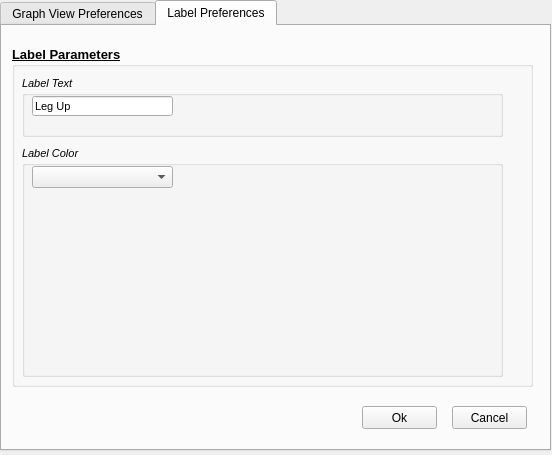
<?xml version="1.0" encoding="UTF-8"?>
<ui version="4.0">
 <class>SetupWindow</class>
 <widget class="QDialog" name="SetupWindow">
  <property name="geometry">
   <rect>
    <x>0</x>
    <y>0</y>
    <width>552</width>
    <height>455</height>
   </rect>
  </property>
  <property name="windowTitle">
   <string>Setup</string>
  </property>
  <widget class="QTabWidget" name="preferencesTabWidget">
   <property name="geometry">
    <rect>
     <x>0</x>
     <y>0</y>
     <width>551</width>
     <height>451</height>
    </rect>
   </property>
   <property name="currentIndex">
    <number>1</number>
   </property>
   <widget class="QWidget" name="graphViewPreferenceTab">
    <property name="font">
     <font>
      <weight>50</weight>
      <bold>false</bold>
     </font>
    </property>
    <attribute name="title">
     <string>Graph View Preferences</string>
    </attribute>
    <widget class="QPushButton" name="defaultGraphViewButton">
     <property name="geometry">
      <rect>
       <x>20</x>
       <y>380</y>
       <width>141</width>
       <height>23</height>
      </rect>
     </property>
     <property name="text">
      <string>Reset Graph View Settings</string>
     </property>
    </widget>
    <widget class="QGroupBox" name="graphArrowMovementScaleGroupBox">
     <property name="geometry">
      <rect>
       <x>10</x>
       <y>10</y>
       <width>521</width>
       <height>51</height>
      </rect>
     </property>
     <property name="font">
      <font>
       <pointsize>10</pointsize>
       <weight>75</weight>
       <bold>true</bold>
       <underline>true</underline>
      </font>
     </property>
     <property name="title">
      <string>Graph Arrow Movement Scale</string>
     </property>
     <widget class="QSlider" name="arrowMSHorizontalSlider">
      <property name="geometry">
       <rect>
        <x>60</x>
        <y>20</y>
        <width>451</width>
        <height>22</height>
       </rect>
      </property>
      <property name="inputMethodHints">
       <set>Qt::ImhNone</set>
      </property>
      <property name="minimum">
       <number>1</number>
      </property>
      <property name="maximum">
       <number>10</number>
      </property>
      <property name="pageStep">
       <number>1</number>
      </property>
      <property name="value">
       <number>5</number>
      </property>
      <property name="sliderPosition">
       <number>5</number>
      </property>
      <property name="orientation">
       <enum>Qt::Horizontal</enum>
      </property>
      <property name="tickPosition">
       <enum>QSlider::TicksBelow</enum>
      </property>
      <property name="tickInterval">
       <number>1</number>
      </property>
     </widget>
     <widget class="QSpinBox" name="arrowMSSpinBox">
      <property name="geometry">
       <rect>
        <x>10</x>
        <y>20</y>
        <width>42</width>
        <height>22</height>
       </rect>
      </property>
      <property name="font">
       <font>
        <pointsize>8</pointsize>
        <weight>50</weight>
        <bold>false</bold>
        <underline>false</underline>
       </font>
      </property>
      <property name="minimum">
       <number>1</number>
      </property>
      <property name="maximum">
       <number>10</number>
      </property>
      <property name="value">
       <number>5</number>
      </property>
     </widget>
    </widget>
    <widget class="QGroupBox" name="graphViewGroupBox">
     <property name="geometry">
      <rect>
       <x>10</x>
       <y>80</y>
       <width>521</width>
       <height>281</height>
      </rect>
     </property>
     <property name="font">
      <font>
       <pointsize>10</pointsize>
       <weight>75</weight>
       <bold>true</bold>
       <underline>true</underline>
      </font>
     </property>
     <property name="title">
      <string>Graph View Parameters</string>
     </property>
     <widget class="QGroupBox" name="xAxisGroupBox">
      <property name="geometry">
       <rect>
        <x>10</x>
        <y>30</y>
        <width>501</width>
        <height>81</height>
       </rect>
      </property>
      <property name="font">
       <font>
        <pointsize>8</pointsize>
        <weight>50</weight>
        <italic>true</italic>
        <bold>false</bold>
        <underline>false</underline>
       </font>
      </property>
      <property name="title">
       <string>X-Axis View</string>
      </property>
      <widget class="QLabel" name="keyViewScalingLabel">
       <property name="geometry">
        <rect>
         <x>10</x>
         <y>20</y>
         <width>61</width>
         <height>16</height>
        </rect>
       </property>
       <property name="font">
        <font>
         <italic>false</italic>
         <kerning>true</kerning>
        </font>
       </property>
       <property name="text">
        <string>View Scaling: </string>
       </property>
      </widget>
      <widget class="QSlider" name="keyScalingSlider">
       <property name="geometry">
        <rect>
         <x>70</x>
         <y>40</y>
         <width>421</width>
         <height>22</height>
        </rect>
       </property>
       <property name="font">
        <font>
         <italic>false</italic>
         <kerning>true</kerning>
        </font>
       </property>
       <property name="minimum">
        <number>1</number>
       </property>
       <property name="maximum">
        <number>10</number>
       </property>
       <property name="pageStep">
        <number>1</number>
       </property>
       <property name="value">
        <number>5</number>
       </property>
       <property name="orientation">
        <enum>Qt::Horizontal</enum>
       </property>
       <property name="tickPosition">
        <enum>QSlider::TicksBelow</enum>
       </property>
       <property name="tickInterval">
        <number>1</number>
       </property>
      </widget>
      <widget class="QSpinBox" name="keyScalingSpinBox">
       <property name="geometry">
        <rect>
         <x>10</x>
         <y>40</y>
         <width>51</width>
         <height>22</height>
        </rect>
       </property>
       <property name="font">
        <font>
         <italic>false</italic>
         <kerning>true</kerning>
        </font>
       </property>
       <property name="suffix">
        <string>0%</string>
       </property>
       <property name="minimum">
        <number>1</number>
       </property>
       <property name="maximum">
        <number>10</number>
       </property>
       <property name="value">
        <number>5</number>
       </property>
      </widget>
     </widget>
     <widget class="QGroupBox" name="yAxisGroupBox">
      <property name="geometry">
       <rect>
        <x>10</x>
        <y>120</y>
        <width>501</width>
        <height>141</height>
       </rect>
      </property>
      <property name="font">
       <font>
        <pointsize>8</pointsize>
        <weight>50</weight>
        <italic>true</italic>
        <bold>false</bold>
        <underline>false</underline>
       </font>
      </property>
      <property name="title">
       <string>Y-Axis View</string>
      </property>
      <widget class="QSlider" name="valueMaxSlider">
       <property name="geometry">
        <rect>
         <x>90</x>
         <y>100</y>
         <width>401</width>
         <height>22</height>
        </rect>
       </property>
       <property name="font">
        <font>
         <italic>false</italic>
         <kerning>true</kerning>
        </font>
       </property>
       <property name="minimum">
        <number>1</number>
       </property>
       <property name="maximum">
        <number>7</number>
       </property>
       <property name="singleStep">
        <number>1</number>
       </property>
       <property name="pageStep">
        <number>1</number>
       </property>
       <property name="value">
        <number>7</number>
       </property>
       <property name="orientation">
        <enum>Qt::Horizontal</enum>
       </property>
       <property name="tickPosition">
        <enum>QSlider::TicksBelow</enum>
       </property>
       <property name="tickInterval">
        <number>1</number>
       </property>
      </widget>
      <widget class="QSpinBox" name="valueMaxSpinBox">
       <property name="geometry">
        <rect>
         <x>10</x>
         <y>100</y>
         <width>61</width>
         <height>22</height>
        </rect>
       </property>
       <property name="font">
        <font>
         <italic>false</italic>
         <kerning>true</kerning>
        </font>
       </property>
       <property name="suffix">
        <string> (g's)</string>
       </property>
       <property name="minimum">
        <number>1</number>
       </property>
       <property name="maximum">
        <number>7</number>
       </property>
       <property name="value">
        <number>7</number>
       </property>
      </widget>
      <widget class="QLabel" name="valueMaxLabel">
       <property name="geometry">
        <rect>
         <x>10</x>
         <y>80</y>
         <width>81</width>
         <height>16</height>
        </rect>
       </property>
       <property name="font">
        <font>
         <italic>false</italic>
         <kerning>true</kerning>
        </font>
       </property>
       <property name="text">
        <string>Maximum Value:</string>
       </property>
      </widget>
      <widget class="QLabel" name="valueMinLabel">
       <property name="geometry">
        <rect>
         <x>10</x>
         <y>20</y>
         <width>71</width>
         <height>16</height>
        </rect>
       </property>
       <property name="font">
        <font>
         <italic>false</italic>
         <kerning>true</kerning>
        </font>
       </property>
       <property name="text">
        <string>Minimum Value:</string>
       </property>
      </widget>
      <widget class="QSlider" name="valueMinSlider">
       <property name="geometry">
        <rect>
         <x>90</x>
         <y>40</y>
         <width>401</width>
         <height>22</height>
        </rect>
       </property>
       <property name="font">
        <font>
         <italic>false</italic>
         <kerning>true</kerning>
        </font>
       </property>
       <property name="minimum">
        <number>-7</number>
       </property>
       <property name="maximum">
        <number>1</number>
       </property>
       <property name="pageStep">
        <number>1</number>
       </property>
       <property name="value">
        <number>-7</number>
       </property>
       <property name="orientation">
        <enum>Qt::Horizontal</enum>
       </property>
       <property name="tickPosition">
        <enum>QSlider::TicksBelow</enum>
       </property>
       <property name="tickInterval">
        <number>1</number>
       </property>
      </widget>
      <widget class="QSpinBox" name="valueMinSpinBox">
       <property name="geometry">
        <rect>
         <x>10</x>
         <y>40</y>
         <width>61</width>
         <height>22</height>
        </rect>
       </property>
       <property name="font">
        <font>
         <italic>false</italic>
         <kerning>true</kerning>
        </font>
       </property>
       <property name="suffix">
        <string> (g's)</string>
       </property>
       <property name="minimum">
        <number>-7</number>
       </property>
       <property name="maximum">
        <number>1</number>
       </property>
       <property name="value">
        <number>-7</number>
       </property>
      </widget>
     </widget>
    </widget>
    <widget class="QPushButton" name="okGraphViewButton">
     <property name="geometry">
      <rect>
       <x>360</x>
       <y>380</y>
       <width>75</width>
       <height>23</height>
      </rect>
     </property>
     <property name="text">
      <string>Ok</string>
     </property>
    </widget>
    <widget class="QPushButton" name="cancelGraphViewButton">
     <property name="geometry">
      <rect>
       <x>450</x>
       <y>380</y>
       <width>75</width>
       <height>23</height>
      </rect>
     </property>
     <property name="text">
      <string>Cancel</string>
     </property>
    </widget>
   </widget>
   <widget class="QWidget" name="labelPreferencesTab">
    <attribute name="title">
     <string>Label Preferences</string>
    </attribute>
    <widget class="QGroupBox" name="labelGroupBox">
     <property name="geometry">
      <rect>
       <x>10</x>
       <y>20</y>
       <width>521</width>
       <height>341</height>
      </rect>
     </property>
     <property name="font">
      <font>
       <pointsize>10</pointsize>
       <weight>75</weight>
       <bold>true</bold>
       <underline>true</underline>
      </font>
     </property>
     <property name="title">
      <string>Label Parameters</string>
     </property>
     <widget class="QGroupBox" name="labelTextGroupBox">
      <property name="geometry">
       <rect>
        <x>10</x>
        <y>30</y>
        <width>481</width>
        <height>61</height>
       </rect>
      </property>
      <property name="font">
       <font>
        <pointsize>8</pointsize>
        <weight>50</weight>
        <italic>true</italic>
        <bold>false</bold>
        <underline>false</underline>
       </font>
      </property>
      <property name="title">
       <string>Label Text</string>
      </property>
      <widget class="QLineEdit" name="labelTextLineEdit">
       <property name="geometry">
        <rect>
         <x>10</x>
         <y>20</y>
         <width>141</width>
         <height>20</height>
        </rect>
       </property>
       <property name="font">
        <font>
         <italic>false</italic>
        </font>
       </property>
       <property name="text">
        <string>Leg Up</string>
       </property>
      </widget>
     </widget>
     <widget class="QGroupBox" name="labelColorGroupBox">
      <property name="geometry">
       <rect>
        <x>10</x>
        <y>100</y>
        <width>481</width>
        <height>231</height>
       </rect>
      </property>
      <property name="font">
       <font>
        <pointsize>8</pointsize>
        <weight>50</weight>
        <italic>true</italic>
        <bold>false</bold>
        <underline>false</underline>
       </font>
      </property>
      <property name="title">
       <string>Label Color</string>
      </property>
      <widget class="QComboBox" name="labelColorComboBox">
       <property name="enabled">
        <bool>true</bool>
       </property>
       <property name="geometry">
        <rect>
         <x>10</x>
         <y>20</y>
         <width>141</width>
         <height>22</height>
        </rect>
       </property>
       <property name="font">
        <font>
         <italic>false</italic>
        </font>
       </property>
       <property name="editable">
        <bool>false</bool>
       </property>
       <property name="currentText">
        <string/>
       </property>
       <property name="currentIndex">
        <number>-1</number>
       </property>
      </widget>
     </widget>
    </widget>
    <widget class="QPushButton" name="okLabelButton">
     <property name="geometry">
      <rect>
       <x>360</x>
       <y>380</y>
       <width>75</width>
       <height>23</height>
      </rect>
     </property>
     <property name="text">
      <string>Ok</string>
     </property>
    </widget>
    <widget class="QPushButton" name="cancelLabelButton">
     <property name="geometry">
      <rect>
       <x>450</x>
       <y>380</y>
       <width>75</width>
       <height>23</height>
      </rect>
     </property>
     <property name="text">
      <string>Cancel</string>
     </property>
    </widget>
   </widget>
  </widget>
 </widget>
 <resources/>
 <connections/>
</ui>
